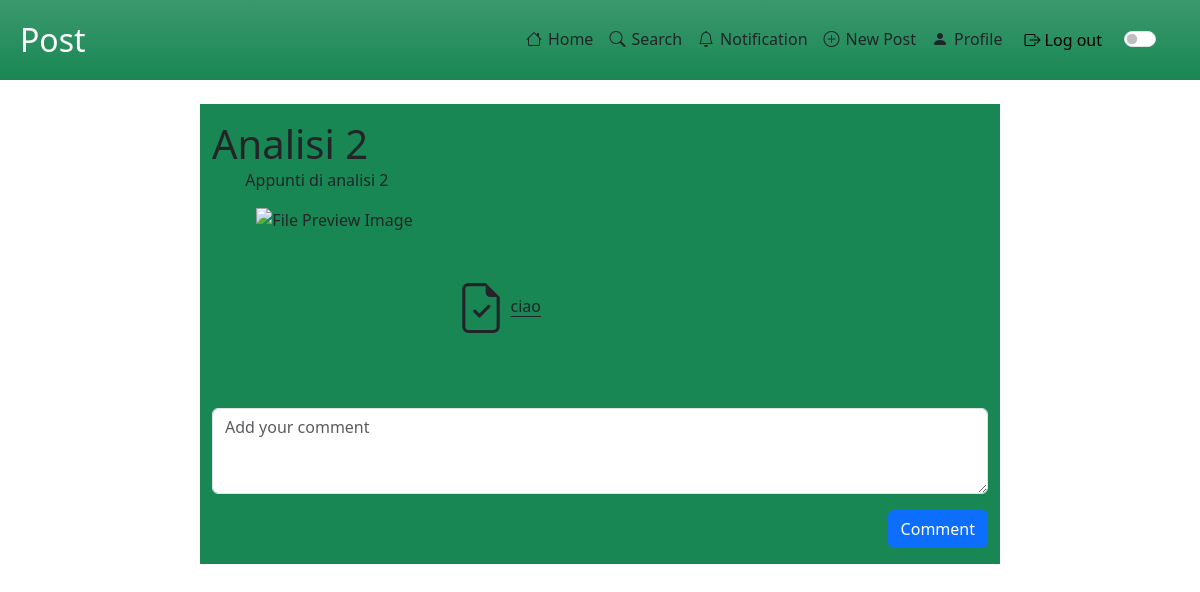
Page /website/post/viewPost.php?id=6 (signed in) on the earlier database version.
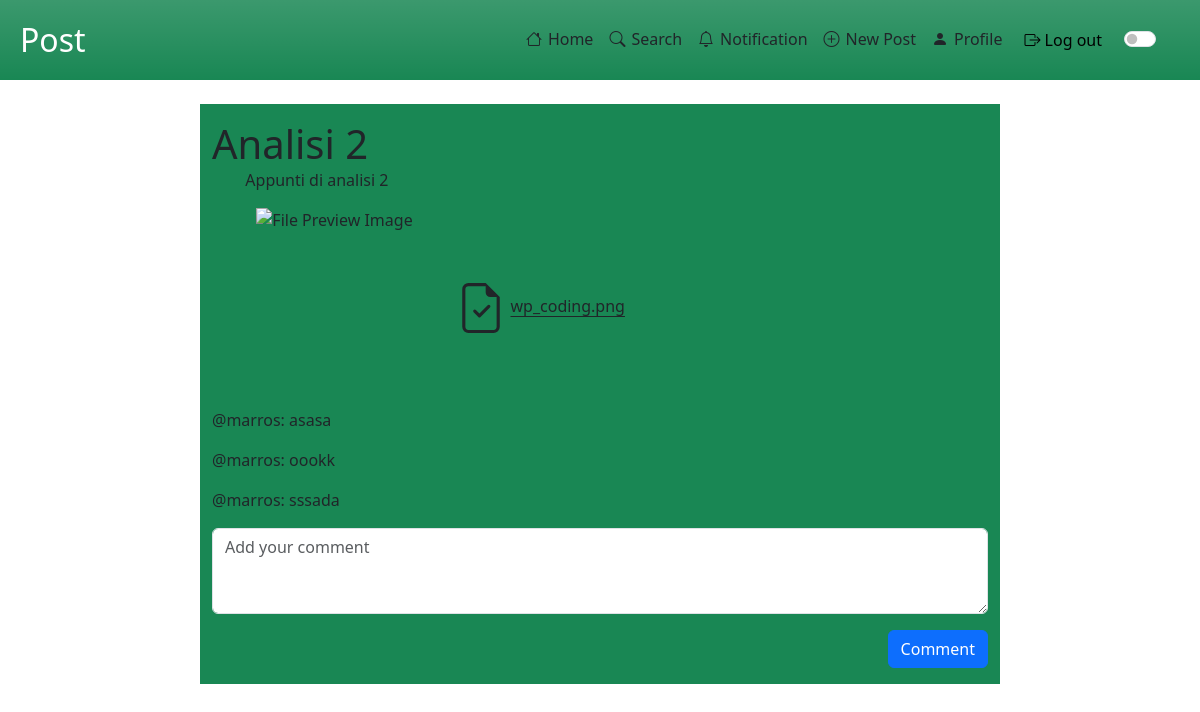
Same page on the later database version.
### tables this page shows
CREATE TABLE `media` (
  `IdMedia` int(11) NOT NULL,
  `FileName` tinytext NOT NULL,
  `FilePath` tinytext NOT NULL,
  `Extension` varchar(10) DEFAULT NULL
);

CREATE TABLE `usercomment` (
  `IdComment` int(11) NOT NULL,
  `CommentText` text NOT NULL,
  `IdPost` int(11) NOT NULL,
  `IdUser` int(11) NOT NULL
);

CREATE TABLE `utente` (
  `IdUser` int(11) NOT NULL,
  `Name` varchar(100) NOT NULL,
  `Surname` varchar(100) NOT NULL,
  `NumberFollower` int(11) NOT NULL,
  `Username` varchar(100) NOT NULL,
  `Email` varchar(100) NOT NULL,
  `Password` varchar(255) NOT NULL,
  `Description` tinytext DEFAULT NULL,
  `IdMedia` int(11) DEFAULT NULL
);

### website/includes/database.php (called while the page is built, shortened)
<?php
class DataBaseHelper
{
    private $db;
    public function __construct($hostname, $username, $password, $dbname, $port)
    {
        $this->db = new mysqli($hostname, $username, $password, $dbname, $port);
    }
    public function execQuery($query, $retType = MYSQLI_BOTH)
    {
        $stmt = $this->db->prepare($query);
        $stmt->execute();
        $res = $stmt->get_result();
        return $res == FALSE ? "" : $res->fetch_all($retType);
    }
};
$dbh = new DataBaseHelper("localhost", "root", "", "noteforall", 3307);

### website/post/viewPost.php (the view, shortened to what this page needs)
<!DOCTYPE html>
<html lang="en">
<?php
require_once("../includes/database.php");
$viewPostId = $_GET["id"];
$query = "SELECT * FROM post WHERE IdPost = $viewPostId;";
$infoPost = $dbh->execQuery($query)[0];
?>
<head>
    <link href="https://cdn.jsdelivr.net/npm/bootstrap@5.3.2/dist/css/bootstrap.min.css" rel="stylesheet">
</head>
<body>
    <div class="row m-auto mb-4">
        <?php
        include_once("../includes/navbar.php");
        ?>
    </div>
    <div class="container-fluid col-8 mx-auto py-auto py-3 d-block bg-success">
        <section>
            <div class="row justify-content-start">
                <h1 class="m-auto">
                    <?php echo ($infoPost["Title"]); ?>
                </h1>
            </div>
            <div class="row justify-content-center">
                <div class="col-11">
                    <p>
                        <?php echo ($infoPost["Description"]); ?>
                    </p>
                </div>
            </div>
            <div class="row col-11 mx-auto d-flex align-items-center">
                <?php
                if ($infoPost["IdPreview"] != NULL) {
                    $previewId = $infoPost["IdPreview"];
                    $query = "SELECT * FROM media WHERE IdMedia = $previewId;";
                    $previewRes = $dbh->execQuery($query)[0];
                    $previewPath = $previewRes["FilePath"];
                    $previewPath = "../" . $previewPath;
                ?>
                    <img class="img-fluid d-flex" style="width: 200px; height: 200px;" src="<?php echo ($previewPath); ?>" alt="File Preview Image">
                <?php
                }
                $mediaId = $infoPost["IdMedia"];
                $query = "SELECT * FROM media WHERE IdMedia = $mediaId;";
                $mediaRes = $dbh->execQuery($query)[0];
                $mediaPath = $mediaRes["FilePath"];
                $mediaName = $mediaRes["FileName"];
                ?>
                <span class="col-6 justify-content-end">
                    <a class="link-dark link-offset-2" href="<?php echo ($mediaPath) ?>" download><?php echo ($mediaName); ?></a>
                </span>
            </div>
            <div class="row">
                <?php
                $queryComments = "SELECT * FROM usercomment WHERE IdPost = {$infoPost['IdPost']}
                                ORDER BY IdComment ASC;";
                $comments = $dbh->execQuery($queryComments);
                foreach ($comments as $comment) {
                    $queryUserComment = "SELECT Username from utente WHERE IdUser = {$comment['IdUser']};";
                    $userComment = $dbh->execQuery($queryUserComment);
                ?>
                    <p>@<?php echo $userComment[0]['Username'] ?>: <?php echo $comment['CommentText'] ?></p>
                <?php
                }
                ?>
                <form action="../addComment.php" method="POST">
                    <div class="form-group">
                        <textarea class="form-control" id="textAreaComment" rows="3" placeholder="Add your comment" name="commentText"></textarea>
                        <input type="submit" value="Comment" id="submitComment" class="btn btn-primary mt-3 float-end">
                    </div>
                </form>
            </div>
        </section>
    </div>
</body>
</html>

Differences in the rows shown:
no longer on this page (row unchanged): media: FileName "ciao"
now on this page (row edited): media: FileName "wp_coding.png"
added usercomment: IdUser.Username "marros", CommentText "asasa"
added usercomment: IdUser.Username "marros", CommentText "oookk"
added usercomment: IdUser.Username "marros", CommentText "sssada"
